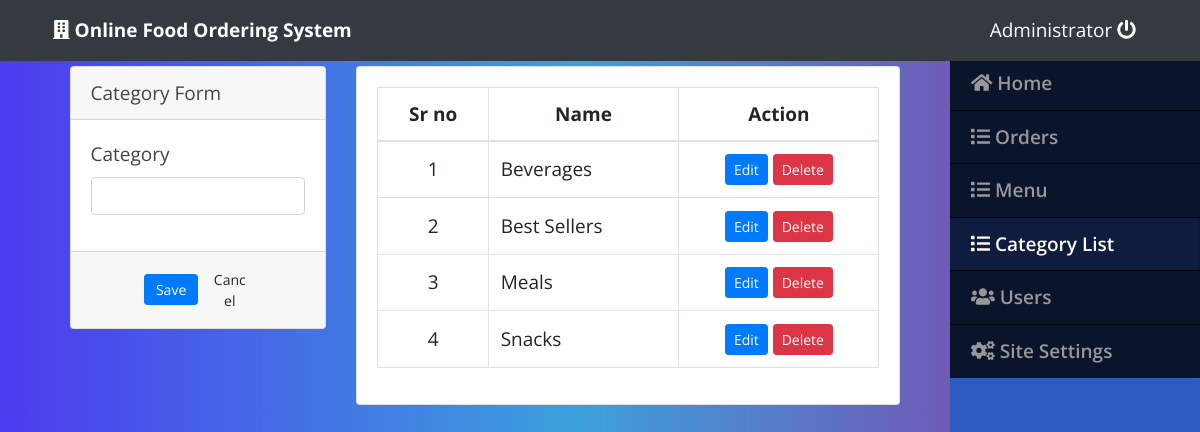
/admin/index.php?page=categories (signed in), run on the app's committed database.
### tables this page shows
CREATE TABLE `category_list` (
  `id` int(30) NOT NULL,
  `name` text NOT NULL
);

### admin/categories.php (the view, shortened to what this page needs)
<?php include('db_connect.php');?>
<div class="container-fluid">
	<div class="col-lg-12">
		<div class="row">
			<div class="col-md-4">
			<form action="" id="manage-category">
				<div class="card">
					<div class="card-header">
						    Category Form
				  	</div>
					<div class="card-body">
							<div class="form-group">
								<label class="control-label">Category</label>
								<input type="text" class="form-control" name="name">
							</div>
					</div>
					<div class="card-footer">
						<div class="row">
							<div class="col-md-12">
								<button class="btn btn-sm btn-primary col-sm-3 offset-md-3"> Save</button>
								<button class="btn btn-sm btn-default col-sm-3" type="button" onclick="$('#manage-category').get(0).reset()"> Cancel</button>
							</div>
						</div>
					</div>
				</div>
			</form>
			</div>
			<div class="col-md-8">
				<div class="card">
					<div class="card-body">
						<table class="table table-bordered table-hover">
							<thead>
								<tr>
									<th class="text-center">Sr no</th>
									<th class="text-center">Name</th>
									<th class="text-center">Action</th>
								</tr>
							</thead>
							<tbody>
								<?php
								$i = 1;
								$cats = $conn->query("SELECT * FROM category_list order by id asc");
								while($row=$cats->fetch_assoc()):
								?>
								<tr>
									<td class="text-center"><?php echo $i++ ?></td>
									<td class="">
										<?php echo $row['name'] ?>
									</td>
									<td class="text-center">
										<button class="btn btn-sm btn-primary edit_cat" type="button" data-id="<?php echo $row['id'] ?>" data-name="<?php echo $row['name'] ?>" >Edit</button>
										<button class="btn btn-sm btn-danger delete_cat" type="button" data-id="<?php echo $row['id'] ?>">Delete</button>
									</td>
								</tr>
								<?php endwhile; ?>
							</tbody>
						</table>
					</div>
				</div>
			</div>
		</div>
	</div>
</div>

### admin/assets/css/style.css (style rules this page uses)
body { font-size: 19px; font-weight: 5px; font-family: "Open Sans", sans-serif; color: #444444; width: 100%; height: calc(100%); }

### admin/index.php (style rules this page uses)
body { background: rgb(76,59,238); background: linear-gradient(90deg, rgba(76,59,238,1) 0%, rgba(60,161,221,1) 48%, rgba(143,44,155,1) 100%); }

### admin/categories.php (style rules this page uses)
td { vertical-align: middle !important; }

### data on the page
category_list: name "Beverages"
category_list: name "Best Sellers"
category_list: name "Meals"
category_list: name "Snacks"

### other printed values
$_SESSION['setting_name'] "Online Food Ordering System"
$_SESSION['login_name'] "Administrator"
